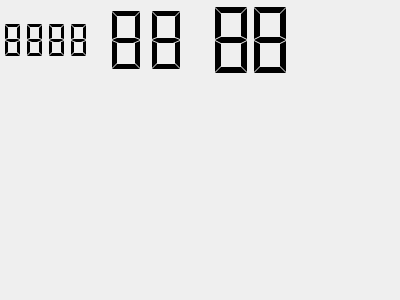
<?xml version="1.0" encoding="UTF-8"?>
<ui version="4.0">
 <class>TLCDCurrentDate</class>
 <widget class="QWidget" name="TLCDCurrentDate">
  <property name="geometry">
   <rect>
    <x>0</x>
    <y>0</y>
    <width>400</width>
    <height>300</height>
   </rect>
  </property>
  <property name="windowTitle">
   <string>Form</string>
  </property>
  <widget class="QWidget" name="horizontalLayoutWidget">
   <property name="geometry">
    <rect>
     <x>0</x>
     <y>0</y>
     <width>299</width>
     <height>80</height>
    </rect>
   </property>
   <layout class="QHBoxLayout" name="horizontalLayout">
    <item>
     <widget class="QLCDNumber" name="lcdYear">
      <property name="sizePolicy">
       <sizepolicy hsizetype="Expanding" vsizetype="Minimum">
        <horstretch>0</horstretch>
        <verstretch>0</verstretch>
       </sizepolicy>
      </property>
      <property name="frameShape">
       <enum>QFrame::NoFrame</enum>
      </property>
      <property name="smallDecimalPoint">
       <bool>true</bool>
      </property>
      <property name="digitCount">
       <number>4</number>
      </property>
      <property name="segmentStyle">
       <enum>QLCDNumber::Flat</enum>
      </property>
      <property name="intValue" stdset="0">
       <number>8888</number>
      </property>
     </widget>
    </item>
    <item>
     <widget class="QLCDNumber" name="lcdMonth">
      <property name="sizePolicy">
       <sizepolicy hsizetype="Expanding" vsizetype="Minimum">
        <horstretch>0</horstretch>
        <verstretch>0</verstretch>
       </sizepolicy>
      </property>
      <property name="frameShape">
       <enum>QFrame::NoFrame</enum>
      </property>
      <property name="smallDecimalPoint">
       <bool>true</bool>
      </property>
      <property name="digitCount">
       <number>2</number>
      </property>
      <property name="segmentStyle">
       <enum>QLCDNumber::Flat</enum>
      </property>
      <property name="intValue" stdset="0">
       <number>88</number>
      </property>
     </widget>
    </item>
    <item>
     <widget class="QLCDNumber" name="lcdDay">
      <property name="sizePolicy">
       <sizepolicy hsizetype="Expanding" vsizetype="Minimum">
        <horstretch>0</horstretch>
        <verstretch>0</verstretch>
       </sizepolicy>
      </property>
      <property name="frameShape">
       <enum>QFrame::NoFrame</enum>
      </property>
      <property name="digitCount">
       <number>2</number>
      </property>
      <property name="segmentStyle">
       <enum>QLCDNumber::Flat</enum>
      </property>
      <property name="intValue" stdset="0">
       <number>88</number>
      </property>
     </widget>
    </item>
   </layout>
  </widget>
 </widget>
 <resources/>
 <connections/>
</ui>
